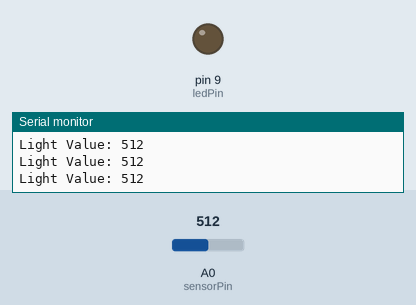
Recording of a sketch running on a simulated Arduino Uno, built with avr-gcc and run on an emulated ATmega328P. Shown: output pins drawn as LEDs (lit = HIGH), the last lines printed to the serial monitor. The inputs (shaded band) are chosen by the test bench; at power-on: A0 (sensorPin) = 512.

Above: at 1.2 s.
1.3 s: A0 (sensorPin) set to 485
At 1.9 s:
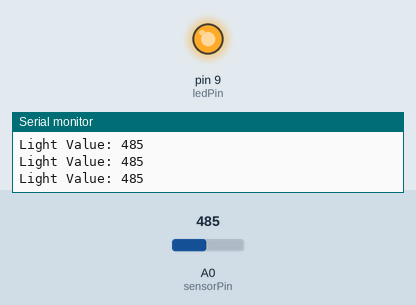
2.8 s: A0 (sensorPin) set to 510
At 3.2 s:
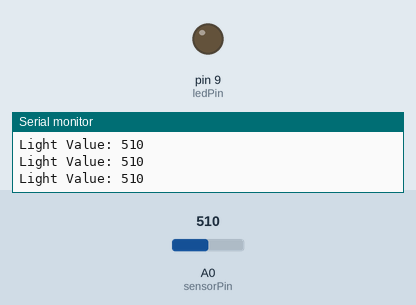
4.3 s: A0 (sensorPin) set to 490
At 4.6 s:
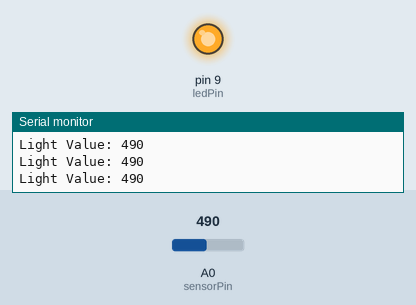
Timing chart, 0 to 7.3 s (numbered marks = the images above; inputs shaded):
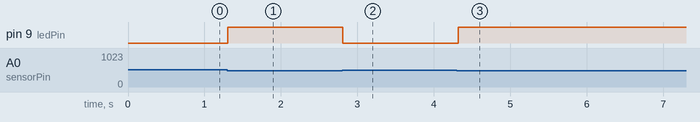

The sketch:

night_lamp.ino.ino
```cpp
const int sensorPin = A0;
const int ledPin = 9;

void setup() {
  pinMode(ledPin, OUTPUT);
  Serial.begin(9600);
}

void loop() {
  int lightValue = analogRead(sensorPin);

  Serial.print("Light Value: ");
  Serial.println(lightValue);

  if (lightValue < 500) {  // Dark
    digitalWrite(ledPin, HIGH);
  } else {                 // Bright
    digitalWrite(ledPin, LOW);
  }

  delay(100);
}
```

Measured:
- the behaviour switches between 500 and 499 on A0 (sensorPin) (found by bisection; images 0 and 1)
- after the input at 1.3 s, pin 9 (ledPin): LOW → HIGH at once
- after the input at 2.8 s, pin 9 (ledPin): HIGH → LOW at once
- after the input at 4.3 s, pin 9 (ledPin): LOW → HIGH at once
